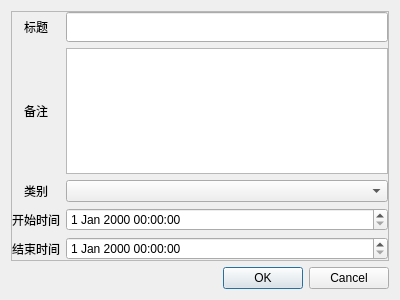
<?xml version="1.0" encoding="UTF-8"?>
<ui version="4.0">
 <class>Dialog</class>
 <widget class="QDialog" name="Dialog">
  <property name="geometry">
   <rect>
    <x>0</x>
    <y>0</y>
    <width>400</width>
    <height>300</height>
   </rect>
  </property>
  <property name="windowTitle">
   <string>Dialog</string>
  </property>
  <layout class="QGridLayout" name="gridLayout">
   <item row="0" column="0">
    <widget class="QFrame" name="frame">
     <property name="frameShape">
      <enum>QFrame::Shape::StyledPanel</enum>
     </property>
     <property name="frameShadow">
      <enum>QFrame::Shadow::Raised</enum>
     </property>
     <layout class="QGridLayout" name="gridLayout_2">
      <property name="leftMargin">
       <number>0</number>
      </property>
      <property name="topMargin">
       <number>0</number>
      </property>
      <property name="rightMargin">
       <number>0</number>
      </property>
      <property name="bottomMargin">
       <number>0</number>
      </property>
      <item row="1" column="1">
       <widget class="QTextEdit" name="textEdit"/>
      </item>
      <item row="0" column="1">
       <widget class="QLineEdit" name="lineEdit">
        <property name="minimumSize">
         <size>
          <width>50</width>
          <height>30</height>
         </size>
        </property>
       </widget>
      </item>
      <item row="1" column="0">
       <widget class="QLabel" name="label_2">
        <property name="text">
         <string>备注</string>
        </property>
        <property name="alignment">
         <set>Qt::AlignmentFlag::AlignCenter</set>
        </property>
       </widget>
      </item>
      <item row="2" column="0">
       <widget class="QLabel" name="label_3">
        <property name="text">
         <string>类别</string>
        </property>
        <property name="alignment">
         <set>Qt::AlignmentFlag::AlignCenter</set>
        </property>
       </widget>
      </item>
      <item row="0" column="0">
       <widget class="QLabel" name="label">
        <property name="text">
         <string>标题</string>
        </property>
        <property name="alignment">
         <set>Qt::AlignmentFlag::AlignCenter</set>
        </property>
       </widget>
      </item>
      <item row="2" column="1">
       <widget class="QComboBox" name="comboBox"/>
      </item>
      <item row="3" column="0">
       <widget class="QLabel" name="label_4">
        <property name="text">
         <string>开始时间</string>
        </property>
        <property name="alignment">
         <set>Qt::AlignmentFlag::AlignCenter</set>
        </property>
       </widget>
      </item>
      <item row="4" column="0">
       <widget class="QLabel" name="label_5">
        <property name="text">
         <string>结束时间</string>
        </property>
        <property name="alignment">
         <set>Qt::AlignmentFlag::AlignCenter</set>
        </property>
       </widget>
      </item>
      <item row="3" column="1">
       <widget class="QDateTimeEdit" name="dateTimeEdit"/>
      </item>
      <item row="4" column="1">
       <widget class="QDateTimeEdit" name="dateTimeEdit_2"/>
      </item>
     </layout>
    </widget>
   </item>
   <item row="1" column="0">
    <widget class="QDialogButtonBox" name="buttonBox">
     <property name="orientation">
      <enum>Qt::Orientation::Horizontal</enum>
     </property>
     <property name="standardButtons">
      <set>QDialogButtonBox::StandardButton::Cancel|QDialogButtonBox::StandardButton::Ok</set>
     </property>
    </widget>
   </item>
  </layout>
 </widget>
 <resources/>
 <connections>
  <connection>
   <sender>buttonBox</sender>
   <signal>accepted()</signal>
   <receiver>Dialog</receiver>
   <slot>accept()</slot>
   <hints>
    <hint type="sourcelabel">
     <x>248</x>
     <y>254</y>
    </hint>
    <hint type="destinationlabel">
     <x>157</x>
     <y>274</y>
    </hint>
   </hints>
  </connection>
  <connection>
   <sender>buttonBox</sender>
   <signal>rejected()</signal>
   <receiver>Dialog</receiver>
   <slot>reject()</slot>
   <hints>
    <hint type="sourcelabel">
     <x>316</x>
     <y>260</y>
    </hint>
    <hint type="destinationlabel">
     <x>286</x>
     <y>274</y>
    </hint>
   </hints>
  </connection>
 </connections>
</ui>
